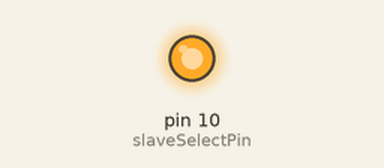
Recording of a sketch running on a simulated Arduino Uno, built with avr-gcc and run on an emulated ATmega328P. Parts: output pins drawn as LEDs (lit = HIGH).

Above: at 0.1 s.
Timing chart, 0 to 1.6 s (numbered marks = the images above):
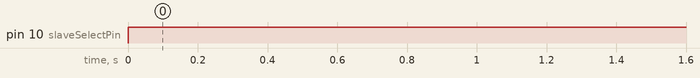

Measured:
- by itself, pin 10 (slaveSelectPin): LOW → HIGH at 0.00 s

The sketch:

leddispTrouble.ino
```cpp
// inslude the SPI library:
#include <SPI.h>


// set pin 10 as the slave select for the digital pot:
const int slaveSelectPin = 10;

byte redBitmap[8] =
{
/*  0b00111100,
  0b01000010,
  0b10000001,
  0b10000001,
  0b10000001,
  0b10000001,
  0b01000010,
  0b00111100
  */
  0b10000001,
  0b01000010,
  0b00100100,
  0b00011000,
  0b00011000,
  0b00100100,
  0b01000010,
  0b10000001
};

byte greenBitmap[8] =
{
  /*
  0b00000000,
  0b00000000,
  0b00000000,
  0b00100100,
  0b00000000,
  0b00100100,
  0b00011000,
  0b00000000,
    */
  0b10000001,
  0b01000010,
  0b00100100,
  0b00011000,
  0b00011000,
  0b00100100,
  0b01000010,
  0b10000001
};

void paintBitmap()

{
  byte currentLine=128;
  //paint red bitmap
  for (int i = 0; i < 8; ++i)
  {
    paintLine(redBitmap[i], greenBitmap[i], currentLine );
    //paintLine(2,2,  currentLine );
    currentLine = currentLine >> 1;
  }

}

void paintLine(byte redPoint, byte greenPoint, byte line)
{
  byte firstByte=0;
  byte secondByte=0;
  byte a, b;
  a=0b00000001;
  b=0b00000001;

  for (byte i = 0; i < 4; ++i)
  {


      firstByte |= (redPoint & (a))<<i;
      firstByte |= (greenPoint & (a))<<i+1;
      secondByte |= (redPoint & (b))<<i;
      secondByte |= (greenPoint & (b))<<i+1;
      a=a<<1;
      b=b<<1;
  }

//  Serial.println(firstByte);
//  Serial.println(secondByte);


  SPI.transfer(line);

  SPI.transfer(firstByte);

  SPI.transfer(secondByte);

  digitalWrite(slaveSelectPin, LOW);
  digitalWrite(slaveSelectPin, HIGH);

//
  delay(500);
}


byte line = 1;
byte redLine = 0;
byte greenLine = 1;

void setup() {
  // set the slaveSelectPin as an output:
  pinMode (slaveSelectPin, OUTPUT);
  digitalWrite(slaveSelectPin, HIGH);
  // initialize SPI:
  SPI.begin();
  Serial.begin(9600);
}

void loop() {

  paintBitmap();
  //delay(1000);


}
```
